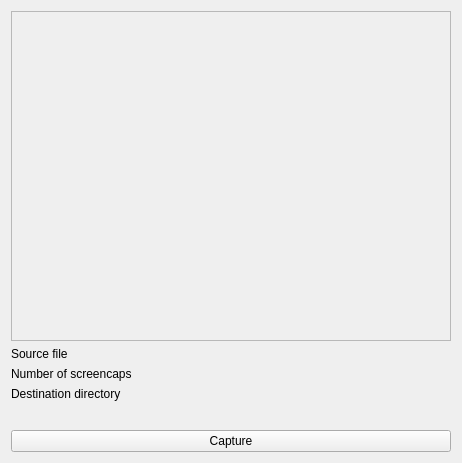
<?xml version="1.0" encoding="UTF-8"?>
<ui version="4.0">
 <class>VideoWidget</class>
 <widget class="QWidget" name="VideoWidget">
  <property name="geometry">
   <rect>
    <x>0</x>
    <y>0</y>
    <width>448</width>
    <height>463</height>
   </rect>
  </property>
  <property name="windowTitle">
   <string/>
  </property>
  <layout class="QVBoxLayout" name="verticalLayout_2">
   <item>
    <widget class="QFrame" name="videoFrame">
     <property name="sizePolicy">
      <sizepolicy hsizetype="Fixed" vsizetype="Fixed">
       <horstretch>0</horstretch>
       <verstretch>0</verstretch>
      </sizepolicy>
     </property>
     <property name="minimumSize">
      <size>
       <width>440</width>
       <height>330</height>
      </size>
     </property>
     <property name="frameShape">
      <enum>QFrame::StyledPanel</enum>
     </property>
     <property name="frameShadow">
      <enum>QFrame::Raised</enum>
     </property>
    </widget>
   </item>
   <item>
    <layout class="QVBoxLayout" name="verticalLayout">
     <item>
      <layout class="QFormLayout" name="formLayout">
       <property name="fieldGrowthPolicy">
        <enum>QFormLayout::ExpandingFieldsGrow</enum>
       </property>
       <item row="0" column="0">
        <widget class="QLabel" name="sourceLabel">
         <property name="text">
          <string>Source file</string>
         </property>
        </widget>
       </item>
       <item row="0" column="1">
        <widget class="KUrlRequester" name="sourceRequester"/>
       </item>
       <item row="2" column="0">
        <widget class="QLabel" name="capsLabel">
         <property name="text">
          <string>Number of screencaps</string>
         </property>
        </widget>
       </item>
       <item row="2" column="1">
        <widget class="KIntNumInput" name="capsInput"/>
       </item>
       <item row="4" column="0">
        <widget class="QLabel" name="desintationLabel">
         <property name="text">
          <string>Destination directory</string>
         </property>
        </widget>
       </item>
       <item row="4" column="1">
        <widget class="KUrlRequester" name="destinationRequester"/>
       </item>
      </layout>
     </item>
     <item>
      <widget class="KPushButton" name="captureButton">
       <property name="text">
        <string>Capture</string>
       </property>
      </widget>
     </item>
    </layout>
   </item>
  </layout>
 </widget>
 <customwidgets>
  <customwidget>
   <class>KUrlRequester</class>
   <extends>QFrame</extends>
   <header>kurlrequester.h</header>
  </customwidget>
  <customwidget>
   <class>KPushButton</class>
   <extends>QPushButton</extends>
   <header>kpushbutton.h</header>
  </customwidget>
  <customwidget>
   <class>KIntNumInput</class>
   <extends>QWidget</extends>
   <header>knuminput.h</header>
  </customwidget>
 </customwidgets>
 <resources/>
 <connections/>
</ui>
